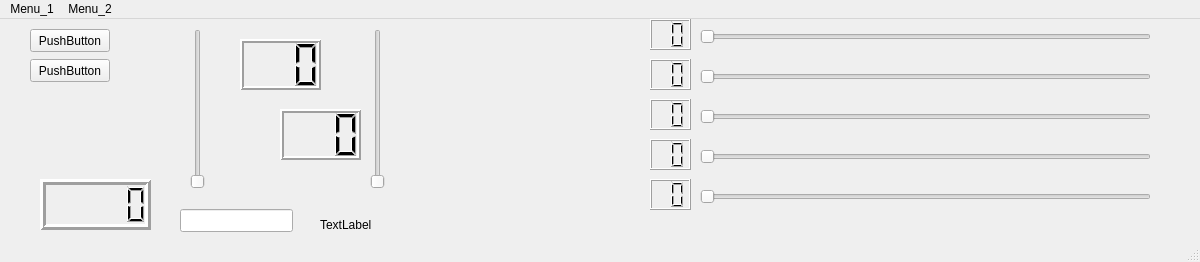
<?xml version="1.0" encoding="UTF-8"?>
<ui version="4.0">
 <class>MainWindow</class>
 <widget class="QMainWindow" name="MainWindow">
  <property name="geometry">
   <rect>
    <x>0</x>
    <y>0</y>
    <width>1200</width>
    <height>262</height>
   </rect>
  </property>
  <property name="windowTitle">
   <string>GE3</string>
  </property>
  <widget class="QWidget" name="centralwidget">
   <widget class="QPushButton" name="pushButton_1">
    <property name="geometry">
     <rect>
      <x>30</x>
      <y>10</y>
      <width>80</width>
      <height>23</height>
     </rect>
    </property>
    <property name="text">
     <string>PushButton</string>
    </property>
   </widget>
   <widget class="QPushButton" name="pushButton_2">
    <property name="geometry">
     <rect>
      <x>30</x>
      <y>40</y>
      <width>80</width>
      <height>23</height>
     </rect>
    </property>
    <property name="text">
     <string>PushButton</string>
    </property>
   </widget>
   <widget class="QSlider" name="verticalSlider_1">
    <property name="geometry">
     <rect>
      <x>190</x>
      <y>10</y>
      <width>16</width>
      <height>160</height>
     </rect>
    </property>
    <property name="maximum">
     <number>255</number>
    </property>
    <property name="orientation">
     <enum>Qt::Vertical</enum>
    </property>
   </widget>
   <widget class="QSlider" name="verticalSlider_2">
    <property name="geometry">
     <rect>
      <x>370</x>
      <y>10</y>
      <width>16</width>
      <height>160</height>
     </rect>
    </property>
    <property name="maximum">
     <number>255</number>
    </property>
    <property name="orientation">
     <enum>Qt::Vertical</enum>
    </property>
   </widget>
   <widget class="QSlider" name="horizontalSlider_1">
    <property name="geometry">
     <rect>
      <x>700</x>
      <y>10</y>
      <width>451</width>
      <height>16</height>
     </rect>
    </property>
    <property name="orientation">
     <enum>Qt::Horizontal</enum>
    </property>
   </widget>
   <widget class="QSlider" name="horizontalSlider_2">
    <property name="geometry">
     <rect>
      <x>700</x>
      <y>50</y>
      <width>451</width>
      <height>16</height>
     </rect>
    </property>
    <property name="orientation">
     <enum>Qt::Horizontal</enum>
    </property>
   </widget>
   <widget class="QLCDNumber" name="lcdNumber_1">
    <property name="geometry">
     <rect>
      <x>650</x>
      <y>0</y>
      <width>41</width>
      <height>31</height>
     </rect>
    </property>
    <property name="font">
     <font>
      <pointsize>10</pointsize>
      <weight>75</weight>
      <bold>true</bold>
     </font>
    </property>
    <property name="digitCount">
     <number>2</number>
    </property>
   </widget>
   <widget class="QLabel" name="label">
    <property name="geometry">
     <rect>
      <x>320</x>
      <y>190</y>
      <width>701</width>
      <height>31</height>
     </rect>
    </property>
    <property name="text">
     <string>TextLabel</string>
    </property>
   </widget>
   <widget class="QLineEdit" name="lineEdit">
    <property name="geometry">
     <rect>
      <x>180</x>
      <y>190</y>
      <width>113</width>
      <height>23</height>
     </rect>
    </property>
   </widget>
   <widget class="QSlider" name="horizontalSlider_3">
    <property name="geometry">
     <rect>
      <x>700</x>
      <y>90</y>
      <width>451</width>
      <height>16</height>
     </rect>
    </property>
    <property name="orientation">
     <enum>Qt::Horizontal</enum>
    </property>
   </widget>
   <widget class="QSlider" name="horizontalSlider_4">
    <property name="geometry">
     <rect>
      <x>700</x>
      <y>130</y>
      <width>451</width>
      <height>16</height>
     </rect>
    </property>
    <property name="orientation">
     <enum>Qt::Horizontal</enum>
    </property>
   </widget>
   <widget class="QSlider" name="horizontalSlider_5">
    <property name="geometry">
     <rect>
      <x>700</x>
      <y>170</y>
      <width>451</width>
      <height>16</height>
     </rect>
    </property>
    <property name="orientation">
     <enum>Qt::Horizontal</enum>
    </property>
   </widget>
   <widget class="QLCDNumber" name="lcdNumber_2">
    <property name="geometry">
     <rect>
      <x>650</x>
      <y>40</y>
      <width>41</width>
      <height>31</height>
     </rect>
    </property>
    <property name="font">
     <font>
      <pointsize>10</pointsize>
      <weight>75</weight>
      <bold>true</bold>
     </font>
    </property>
    <property name="digitCount">
     <number>2</number>
    </property>
   </widget>
   <widget class="QLCDNumber" name="lcdNumber_3">
    <property name="geometry">
     <rect>
      <x>650</x>
      <y>80</y>
      <width>41</width>
      <height>31</height>
     </rect>
    </property>
    <property name="font">
     <font>
      <pointsize>10</pointsize>
      <weight>75</weight>
      <bold>true</bold>
     </font>
    </property>
    <property name="digitCount">
     <number>2</number>
    </property>
   </widget>
   <widget class="QLCDNumber" name="lcdNumber_4">
    <property name="geometry">
     <rect>
      <x>650</x>
      <y>120</y>
      <width>41</width>
      <height>31</height>
     </rect>
    </property>
    <property name="font">
     <font>
      <pointsize>10</pointsize>
      <weight>75</weight>
      <bold>true</bold>
     </font>
    </property>
    <property name="digitCount">
     <number>2</number>
    </property>
   </widget>
   <widget class="QLCDNumber" name="lcdNumber_5">
    <property name="geometry">
     <rect>
      <x>650</x>
      <y>160</y>
      <width>41</width>
      <height>31</height>
     </rect>
    </property>
    <property name="font">
     <font>
      <pointsize>10</pointsize>
      <weight>75</weight>
      <bold>true</bold>
     </font>
    </property>
    <property name="digitCount">
     <number>2</number>
    </property>
   </widget>
   <widget class="QLCDNumber" name="lcdNumber_6">
    <property name="geometry">
     <rect>
      <x>240</x>
      <y>20</y>
      <width>81</width>
      <height>51</height>
     </rect>
    </property>
    <property name="font">
     <font>
      <pointsize>10</pointsize>
      <weight>75</weight>
      <bold>true</bold>
     </font>
    </property>
    <property name="lineWidth">
     <number>2</number>
    </property>
    <property name="digitCount">
     <number>3</number>
    </property>
   </widget>
   <widget class="QLCDNumber" name="lcdNumber_7">
    <property name="geometry">
     <rect>
      <x>280</x>
      <y>90</y>
      <width>81</width>
      <height>51</height>
     </rect>
    </property>
    <property name="font">
     <font>
      <pointsize>10</pointsize>
      <weight>75</weight>
      <bold>true</bold>
     </font>
    </property>
    <property name="lineWidth">
     <number>2</number>
    </property>
    <property name="digitCount">
     <number>3</number>
    </property>
   </widget>
   <widget class="QLCDNumber" name="lcdNumber_8">
    <property name="geometry">
     <rect>
      <x>40</x>
      <y>160</y>
      <width>111</width>
      <height>51</height>
     </rect>
    </property>
    <property name="font">
     <font>
      <pointsize>10</pointsize>
      <weight>75</weight>
      <bold>true</bold>
     </font>
    </property>
    <property name="lineWidth">
     <number>3</number>
    </property>
   </widget>
  </widget>
  <widget class="QMenuBar" name="menubar">
   <property name="geometry">
    <rect>
     <x>0</x>
     <y>0</y>
     <width>1200</width>
     <height>26</height>
    </rect>
   </property>
   <widget class="QMenu" name="menuMenu_1">
    <property name="title">
     <string>Menu_1</string>
    </property>
   </widget>
   <widget class="QMenu" name="menuMenu_2">
    <property name="title">
     <string>Menu_2</string>
    </property>
   </widget>
   <addaction name="menuMenu_1"/>
   <addaction name="menuMenu_2"/>
  </widget>
  <widget class="QStatusBar" name="statusbar"/>
  <action name="actionMenu_2">
   <property name="text">
    <string>Submenu_2</string>
   </property>
  </action>
 </widget>
 <resources/>
 <connections/>
</ui>
